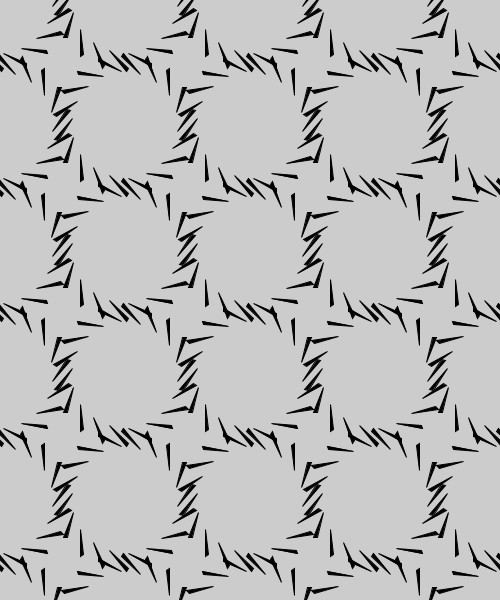
Frame 1 (no input)
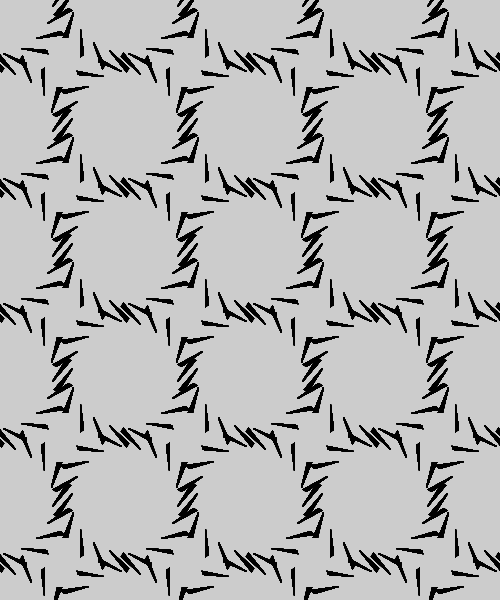
Frame 60 (the mouse pressed at the canvas centre just before this capture)
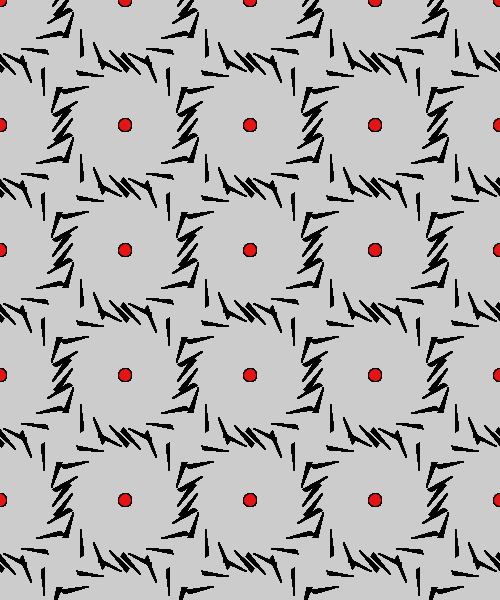
Frame 120 (the mouse held since frame 60 and released just before this capture)

The Processing sketch that drew these frames (run headless with seeded random() and noise(); from frame 60 on, the mouse is pressed at the canvas centre):

// Processing sketch: processing_69611
// ── processing_69611.pde

//import processing.pdf.*;
void setup()
{
  size(500, 600);//, PDF, "Wallpaper2.pdf");
  smooth();
}

void draw()
{
  noFill();
  for (int i = 0; i < 800; i += 125)
  {
    
    for (int j = 0; j <800; j += 125)
    {
       boolean u = false;
        if (u == true)
        {
          fill(255);
          u = false;
        }
        else
        {
          fill (230, 20, 20);
          u = true;
        }
      
      //fill(map(i, 0, 800, 0, 255), map(i, 0, 800, 0, 40+i), map(i, 0, 800, 0, 130+i));
      ellipse(i, j, map(mouseX, 0, 800, 0, 40), map(mouseX, 0, 800, 0, 40));
     fill(0,0,0);
     translate(i,j);
      for (int b = 0; b < 360; b += 20) 
    {
      pushMatrix();
      rotate(radians(b));
      translate(260, -300);
      rotate(radians(45));
      triangle(70, 363, 65, 338, 68, 336);
      popMatrix();
    }
    translate(-i,-j);
    }
  }
  //exit();
}
